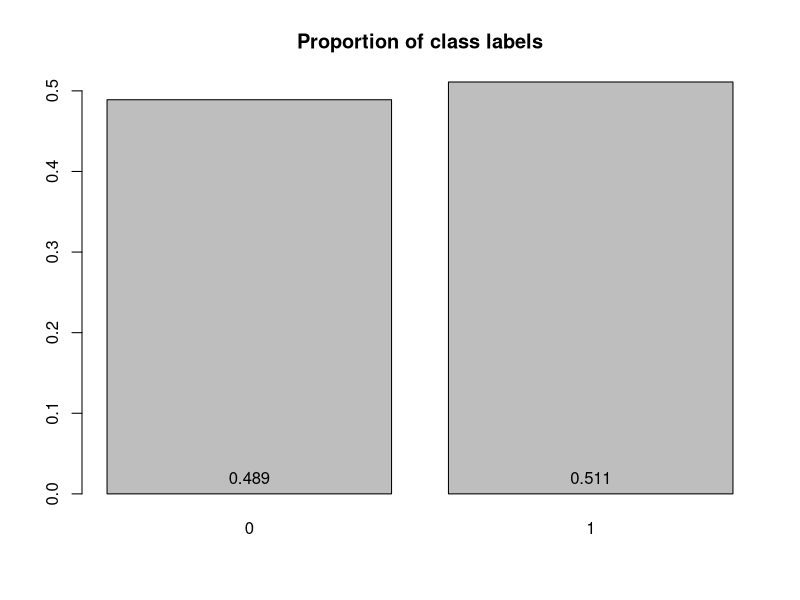
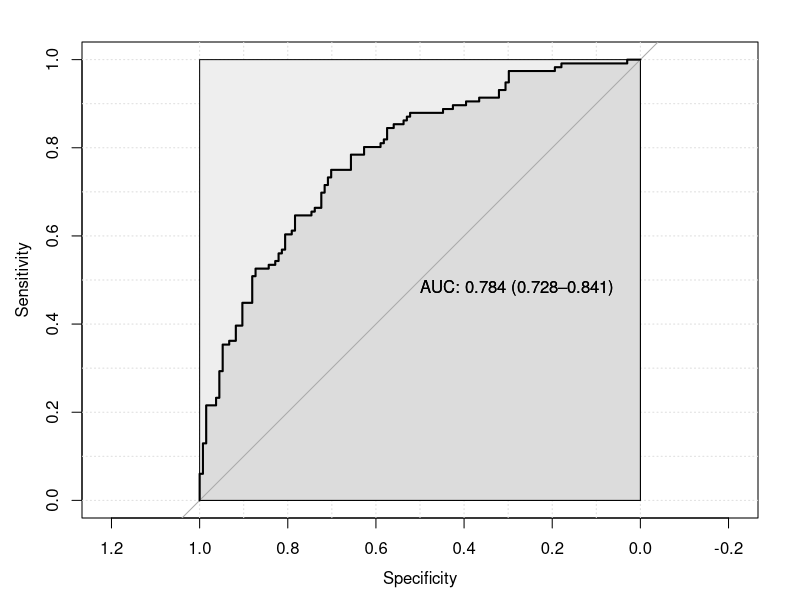
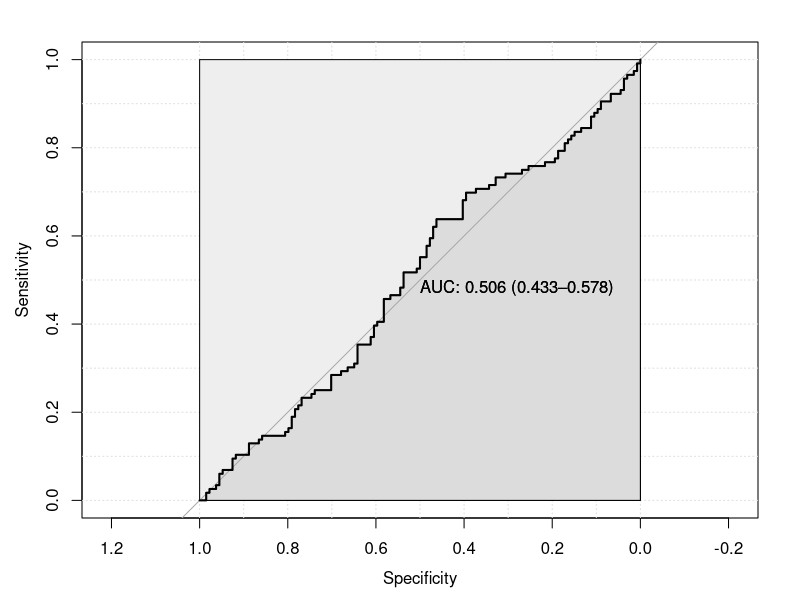

Write the R code that produced these figures, in order.
### CLEAN WORKSPACE AND SOURCE FUNCTIONS ####
# Clear all objects
rm(list=ls())

# Clear all plots
dev.off()

# Library packages
library(ranger)
library(pROC)

# Create matrix of random numbers
features.no<- 10000
n<- 1000

# Set seed
set.seed(111)
vals= runif(features.no * n)
my.matrix<- matrix(vals, nrow = n, ncol = features.no)

# Randomise matrix with numbers between 1 and 1000
myDat<- as.data.frame(my.matrix)

# Assign random target variable
myDat$resp<- sample(c(1, 0), size= n, replace= TRUE, prob= c(0.5, 0.5))

# Review target variable
tbl<- prop.table(table(myDat$resp))
bpl1<- barplot(tbl, main= "Proportion of class labels")
text(bpl1, 0, tbl, cex= 1, pos= 3)

# Pick the best features based on the correlation to the response
topFeatures= 30
correlations<- apply( myDat[,-which(names(myDat) == "resp")] , 2 , cor , y = myDat$resp)
selectedFeatures<- order(correlations, decreasing = TRUE)[1:topFeatures]
featureNames<- names(correlations[selectedFeatures])

# Split data into train and test
set.seed(333)
x <- c(TRUE, FALSE)
splitID= sample(x, nrow(myDat) ,replace = TRUE, prob=c(.75, .25))
trainDat= myDat[splitID, c(featureNames, 'resp')]
testDat= myDat[!splitID, c(featureNames, 'resp')]

# Fit random forest 
rfFit <- ranger(as.factor(resp)~ .,   
                data= trainDat,
                probability = TRUE,
                num.trees= 125,
                mtry= floor(sqrt(ncol(trainDat))))

rfProbs= predict(rfFit, data = testDat)$predictions

# Get model performance on test set
roc(testDat$resp, rfProbs[,2],
    smoothed = TRUE,
    # arguments for ci
    ci=TRUE, ci.alpha=0.9, stratified=FALSE,
    # arguments for plot
    plot=TRUE, auc.polygon=TRUE, max.auc.polygon=TRUE, grid=TRUE,
    print.auc=TRUE, show.thres=TRUE)

# Observe there is a good model fit!
# This is because feature selection occured before partitioning the data and data leakage has occured
# Repeat above process AFTER partioning

# Split data into train and test
trainDat= myDat[splitID, ]
testDat= myDat[!splitID, ]

# Pick the best features based on the correlation to the response
correlations<- apply(trainDat[,-which(names(trainDat) == "resp")] , 2 , cor , y = trainDat$resp)
selectedFeatures<- order(correlations, decreasing = TRUE)[1:topFeatures]
featureNames<- names(correlations[selectedFeatures])

# Train only on the top 30 features
trainDat= trainDat[, c(featureNames, 'resp')]
testDat= testDat[, c(featureNames, 'resp')]

# Fit random forest 
rfFit <- ranger(as.factor(resp)~ .,   
                data= trainDat,
                probability = TRUE,
                num.trees= 125,
                mtry= floor(sqrt(ncol(trainDat))))

rfProbs= predict(rfFit, data = testDat)$predictions

# Get model performance on test set
roc(testDat$resp, rfProbs[,2],
    smoothed = TRUE,
    # arguments for ci
    ci=TRUE, ci.alpha=0.9, stratified=FALSE,
    # arguments for plot
    plot=TRUE, auc.polygon=TRUE, max.auc.polygon=TRUE, grid=TRUE,
    print.auc=TRUE, show.thres=TRUE)

# As expected the model AUC is around 0.5
